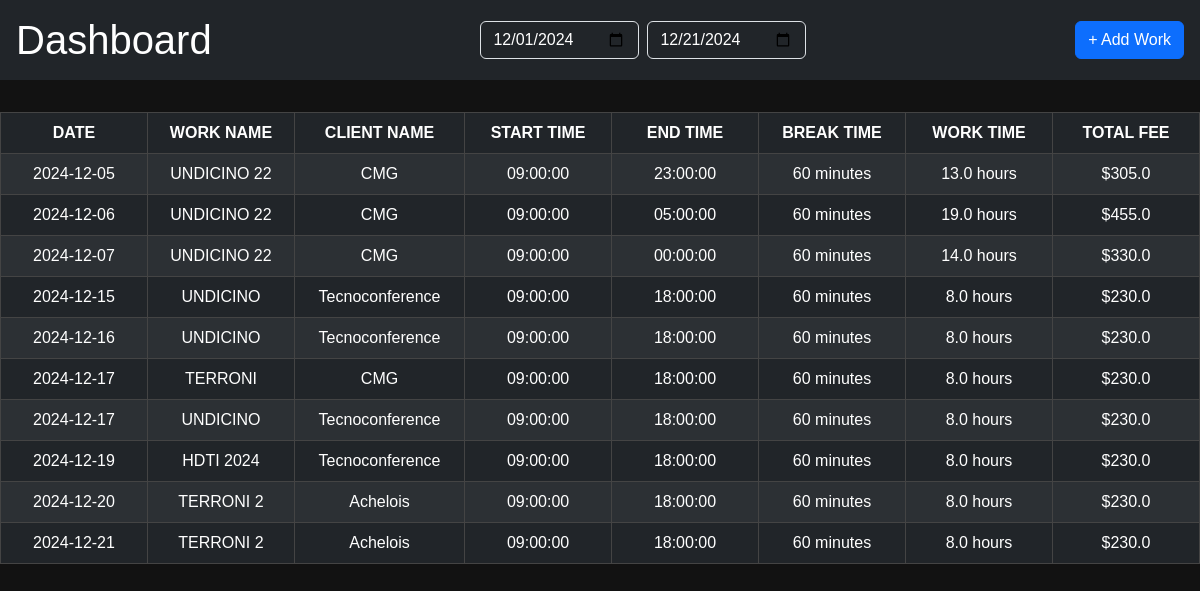
The page / on the database its author committed.
### app.py (models this page shows)
class Workday(db.Model):
    id = db.Column(db.Integer, primary_key=True)
    event_id = db.Column(db.Integer, db.ForeignKey('event.id'), nullable=False)  # Linked to Event
    date = db.Column(db.Date, nullable=False)  # Workday Date
    start_time = db.Column(db.Time, nullable=False)  # Start Time
    end_time = db.Column(db.Time, nullable=False)  # End Time
    break_time = db.Column(db.Integer, nullable=False, default=0)  # Break Time in minutes
    work_time = db.Column(db.Float, nullable=False)  # Work Time in hours
    fee = db.Column(db.Float, nullable=False)  # Daily Fee
    total_fee = db.Column(db.Float, nullable=False)  # Total Fee (work_time * fee)
    event = db.relationship('Event', backref=db.backref('workdays', lazy=True))

class Event(db.Model):
    id = db.Column(db.Integer, primary_key=True)
    work_id = db.Column(db.String(20), nullable=False)
    name = db.Column(db.String(100), nullable=False)
    client_id = db.Column(db.Integer, db.ForeignKey('client.id'), nullable=False)
    client = db.relationship('Client', backref=db.backref('events', lazy=True))

class Client(db.Model):
    id = db.Column(db.Integer, primary_key=True)
    name = db.Column(db.String(100), nullable=False)
    color = db.Column(db.String(7), nullable=False)

### app.py (the view)
@app.route('/', methods=['GET'])
def dashboard():
    from datetime import datetime
    start_date = request.args.get('start_date')
    end_date = request.args.get('end_date')
    if not start_date:
        start_date = datetime(datetime.now().year, datetime.now().month, 1).date()
    else:
        start_date = datetime.strptime(start_date, '%Y-%m-%d').date()
    if not end_date:
        end_date = datetime.now().date()
    else:
        end_date = datetime.strptime(end_date, '%Y-%m-%d').date()
    workdays = Workday.query.filter(
        Workday.date >= start_date, Workday.date <= end_date
    ).order_by(Workday.date.asc()).all()
    print("Workdays Retrieved (Ordered by Date):", workdays)
    return render_template('dashboard.html', workdays=workdays, start_date=start_date, end_date=end_date)

### templates/dashboard.html (shortened to what this page needs)
{% extends 'base.html' %}
{% block content %}
<div class="header bg-dark text-white p-3 d-flex justify-content-between align-items-center w-100" style="position: fixed; top: 0; left: 0; z-index: 1030;">
    <h1 class="m-0">Dashboard</h1>
    <div class="d-flex justify-content-center align-items-center gap-3 w-50">
        <form id="filter-form" method="get" action="/" class="d-flex align-items-center gap-2 m-0">
            <input type="date" id="start-date" name="start_date" class="form-control bg-dark text-white" value="{{ start_date }}">
            <input type="date" id="end-date" name="end_date" class="form-control bg-dark text-white" value="{{ end_date }}">
        </form>
    </div>
    <a href="{{ url_for('add_work') }}" class="btn btn-primary">+ Add Work</a>
</div>
<div class="container-fluid mt-5 pt-5">
    <div class="table-responsive mt-3">
        <table class="table table-dark table-striped table-bordered">
            <thead>
                <tr>
                    <th>Date</th>
                    <th>Work Name</th>
                    <th>Client Name</th>
                    <th>Start Time</th>
                    <th>End Time</th>
                    <th>Break Time</th>
                    <th>Work Time</th>
                    <th>Total Fee</th>
                </tr>
            </thead>
            <tbody>
                {% for work in workdays %}
                <tr>
                    <td>{{ work.date }}</td>
                    <td>{{ work.event.name }}</td>
                    <td>{{ work.event.client.name }}</td>
                    <td>{{ work.start_time }}</td>
                    <td>{{ work.end_time }}</td>
                    <td>{{ work.break_time }} minutes</td>
                    <td>{{ work.work_time }} hours</td>
                    <td>${{ work.total_fee }}</td>
                </tr>
                {% endfor %}
            </tbody>
        </table>
    </div>
</div>
{% endblock %}

### templates/base.html (shortened to what this page needs)
<!DOCTYPE html>
<html lang="en">
<head>
    <link rel="stylesheet" href="{{ url_for('static', filename='css/bootstrap.min.css') }}">
    <link rel="stylesheet" href="{{ url_for('static', filename='css/style.css') }}">
</head>
<body>
    <div class="container-fluid">
        {% block content %}
        {% endblock %}
    </div>
</body>
</html>

### static/css/style.css (style rules this page uses)
body { background-color: #121212; color: #e0e0e0; font-family: Arial, sans-serif; margin: 0; }
.header { width: 100%; position: fixed; top: 0; left: 0; z-index: 1030; background-color: #343a40; }
.header h1 { margin: 0; }
.header .form-control { width: auto; }
.container-fluid { padding: 0; }
.table-responsive { overflow-x: auto; }
.table { width: 100%; table-layout: auto; }
.table th, .table td { text-align: center; vertical-align: middle; min-width: 120px; }
.table th { text-transform: uppercase; font-weight: bold; white-space: nowrap; }
.table-bordered th, .table-bordered td { border: 1px solid #444; }

### rows shown on the page
Workday: date "2024-12-05", event.name "UNDICINO 22", event.client.name "CMG", start_time "09:00:00", end_time "23:00:00", break_time "60", work_time "13.0", total_fee "305.0"
Workday: date "2024-12-06", event.name "UNDICINO 22", event.client.name "CMG", start_time "09:00:00", end_time "05:00:00", break_time "60", work_time "19.0", total_fee "455.0"
Workday: date "2024-12-07", event.name "UNDICINO 22", event.client.name "CMG", start_time "09:00:00", end_time "00:00:00", break_time "60", work_time "14.0", total_fee "330.0"
Workday: date "2024-12-15", event.name "UNDICINO", event.client.name "Tecnoconference", start_time "09:00:00", end_time "18:00:00", break_time "60", work_time "8.0", total_fee "230.0"
Workday: date "2024-12-16", event.name "UNDICINO", event.client.name "Tecnoconference", start_time "09:00:00", end_time "18:00:00", break_time "60", work_time "8.0", total_fee "230.0"
Workday: date "2024-12-17", event.name "TERRONI", event.client.name "CMG", start_time "09:00:00", end_time "18:00:00", break_time "60", work_time "8.0", total_fee "230.0"
Workday: date "2024-12-17", event.name "UNDICINO", event.client.name "Tecnoconference", start_time "09:00:00", end_time "18:00:00", break_time "60", work_time "8.0", total_fee "230.0"
Workday: date "2024-12-19", event.name "HDTI 2024", event.client.name "Tecnoconference", start_time "09:00:00", end_time "18:00:00", break_time "60", work_time "8.0", total_fee "230.0"
Workday: date "2024-12-20", event.name "TERRONI 2", event.client.name "Achelois", start_time "09:00:00", end_time "18:00:00", break_time "60", work_time "8.0", total_fee "230.0"
Workday: date "2024-12-21", event.name "TERRONI 2", event.client.name "Achelois", start_time "09:00:00", end_time "18:00:00", break_time "60", work_time "8.0", total_fee "230.0"
